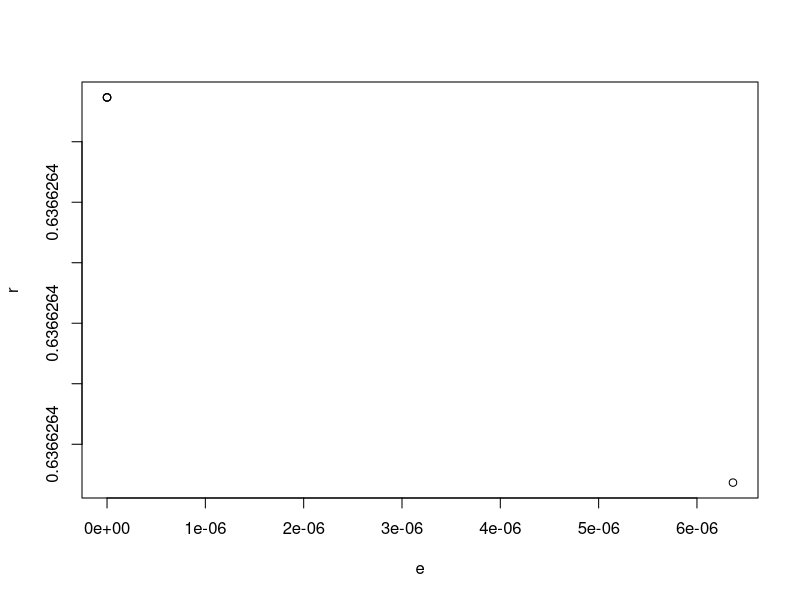

Generate this figure with R:


aitken <-function(x0,x1,x2,tol){
  print("Aitken")
  r=c()
  e=c()
  it=c()
  er=0
  x=0
  xa=0
  while(abs(x2-xa) > tol){
  xa = x2
  x2 = x2-(((x2-x1)**2)/(x2-2*x1+x0))
  print(x2)
  x0 = x1
  x1 = xa
  x= x+1
  er = abs(x2-xa)
  e=c(e,er)
  r=c(r,x2)
  }
  
  datos <- data.frame("error" = e, "valores" = r)
  datos
  plot(e,r)
  
  }

aitken(-63662, 0 , 0.63662, 1e-16)

